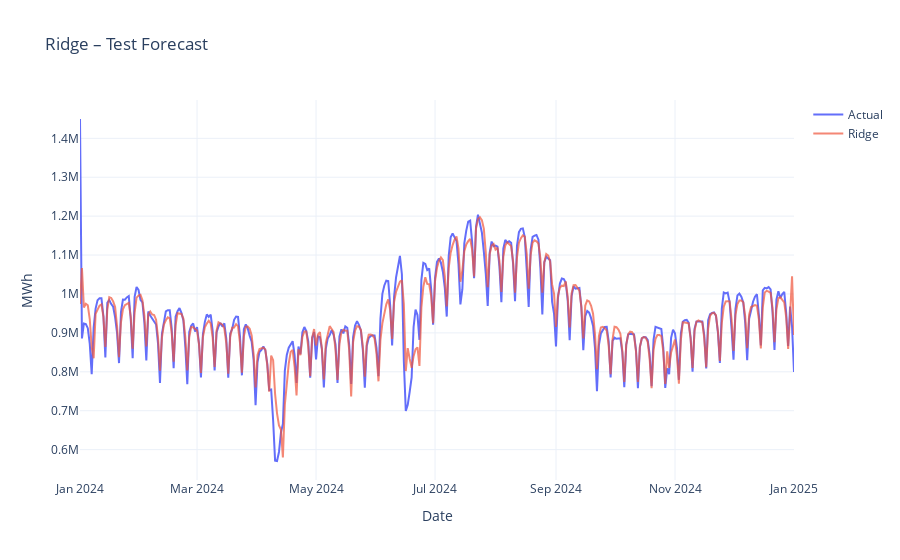
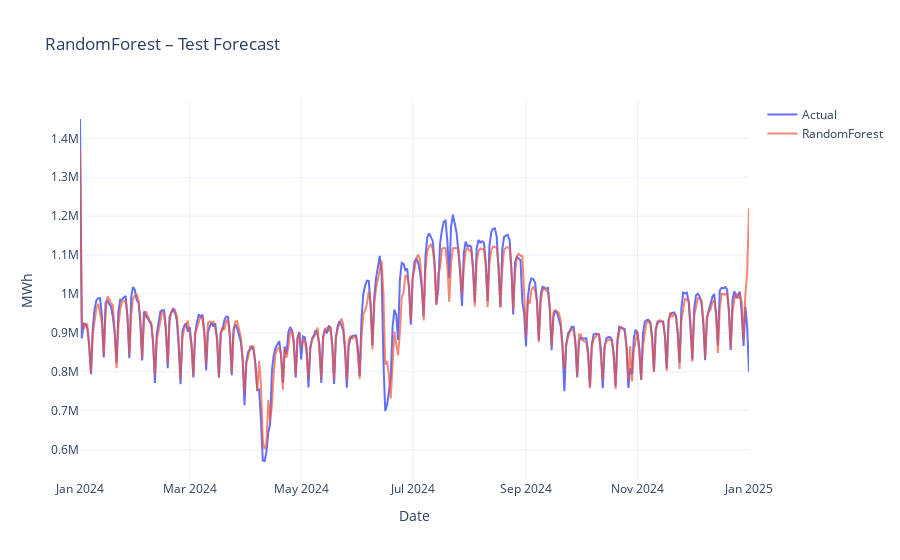
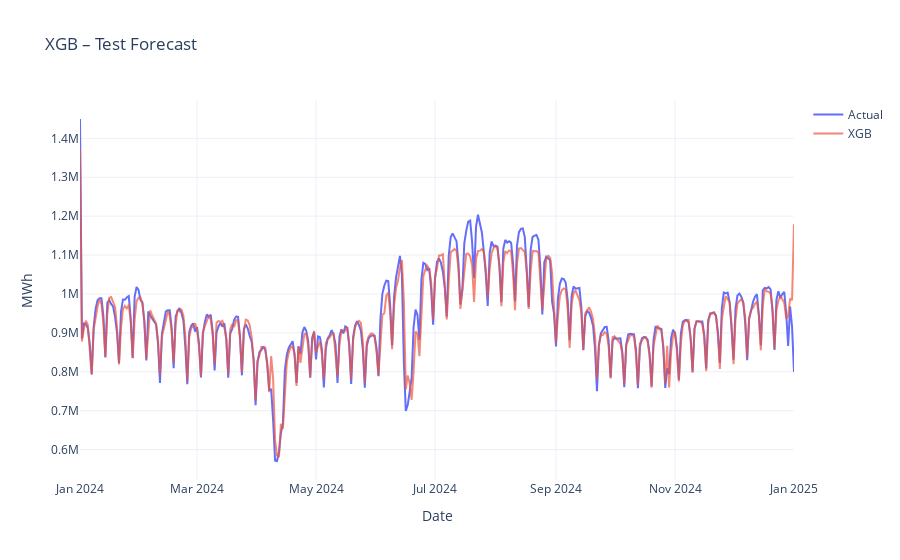

Notebook code for these charts, in order:
### Code cell
# ML pipeline & Result charts
CSV_PATH = './data/bileşik_tüketim.csv'   
TRAIN_END = '2023-12-31'

df = build_dataset(CSV_PATH, drop_outliers=False)
train = df[df['Date'] <= TRAIN_END]
test  = df[df['Date'] >  TRAIN_END]

models = train_models(train)
metrics = evaluate(models, test)

### Figure 1 — Plotly figure (JSON) as saved in the notebook; plotly's stock layout.template omitted (floating-point values rounded to 4 significant figures; data arrays with more than 128 entries replaced by an {"elided": "..."} marker saying what was removed)
{"data": [{"mode": "lines", "name": "Actual", "type": "scatter", "x": {"elided": "367 str values"}, "y": {"elided": "367 float values"}}, {"mode": "lines", "name": "Ridge", "opacity": 0.7, "type": "scatter", "x": {"elided": "367 str values"}, "y": {"elided": "367 float values"}}], "layout": {"hovermode": "x unified", "title": {"text": "Ridge – Test Forecast"}, "xaxis": {"title": {"text": "Date"}}, "yaxis": {"title": {"text": "MWh"}}}}

### Figure 2 — Plotly figure (JSON) as saved in the notebook; plotly's stock layout.template omitted (floating-point values rounded to 4 significant figures; data arrays with more than 128 entries replaced by an {"elided": "..."} marker saying what was removed)
{"data": [{"mode": "lines", "name": "Actual", "type": "scatter", "x": {"elided": "367 str values"}, "y": {"elided": "367 float values"}}, {"mode": "lines", "name": "RandomForest", "opacity": 0.7, "type": "scatter", "x": {"elided": "367 str values"}, "y": {"elided": "367 float values"}}], "layout": {"hovermode": "x unified", "title": {"text": "RandomForest – Test Forecast"}, "xaxis": {"title": {"text": "Date"}}, "yaxis": {"title": {"text": "MWh"}}}}

### Figure 3 — Plotly figure (JSON) as saved in the notebook; plotly's stock layout.template omitted (floating-point values rounded to 4 significant figures; data arrays with more than 128 entries replaced by an {"elided": "..."} marker saying what was removed)
{"data": [{"mode": "lines", "name": "Actual", "type": "scatter", "x": {"elided": "367 str values"}, "y": {"elided": "367 float values"}}, {"mode": "lines", "name": "XGB", "opacity": 0.7, "type": "scatter", "x": {"elided": "367 str values"}, "y": {"elided": "367 float values"}}], "layout": {"hovermode": "x unified", "title": {"text": "XGB – Test Forecast"}, "xaxis": {"title": {"text": "Date"}}, "yaxis": {"title": {"text": "MWh"}}}}
